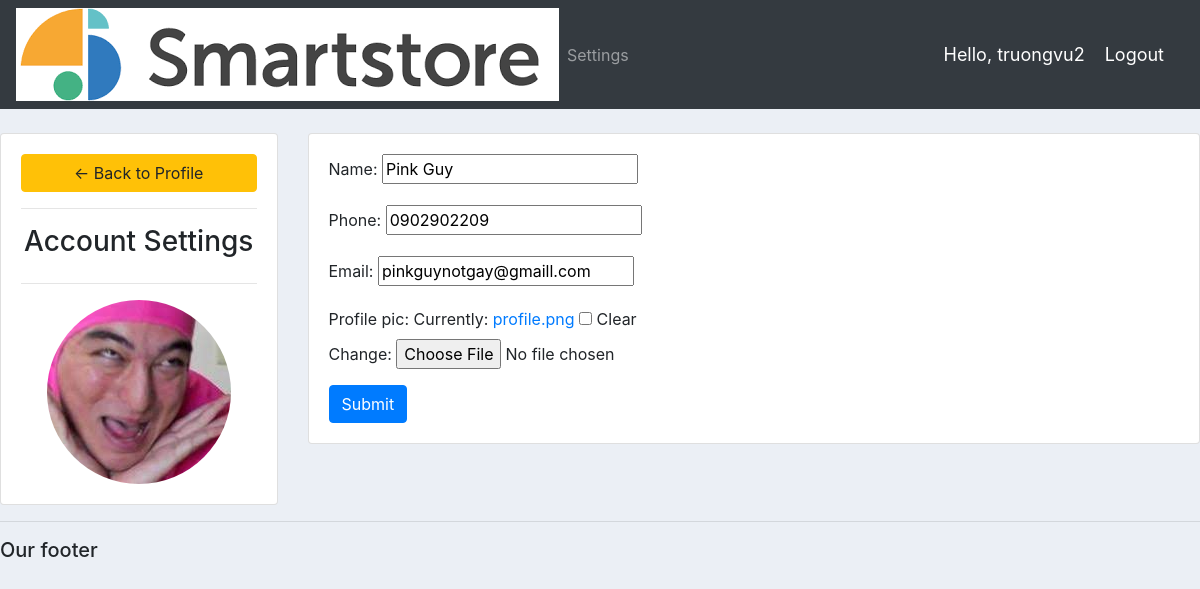
/account/ (signed in), run on the app's committed database.
### accounts/models.py (models this page shows, shortened)
class Customer(models.Model):
	user = models.OneToOneField(User, null=True, blank=True, on_delete=models.CASCADE)
	name = models.CharField(max_length=200, null=True)
	phone = models.CharField(max_length=200, null=True)
	email = models.CharField(max_length=200, null=True)
	profile_pic = models.ImageField(default="profile.png", null=True, blank=True)
	date_created = models.DateTimeField(auto_now_add=True, null=True)

### accounts/decorators.py (the view)
		def wrapper_func(request, *args, **kwargs):
			group = None
			if request.user.groups.exists():
				group = request.user.groups.all()[0].name
			if group in allowed_roles:
				return view_func(request, *args, **kwargs)
			else:
				return HttpResponse('You are not authorized to view this page')

### accounts/forms.py
class CustomerForm(ModelForm):
	class Meta:
		model = Customer
		fields = '__all__'
		exclude = ['user']

### accounts/views.py (called while the page is built)
@login_required(login_url='login')
@allowed_users(allowed_roles=['customer'])
def accountSettings(request):
    customer = request.user.customer
    form = CustomerForm(instance=customer)
    if request.method == 'POST':
        form = CustomerForm(request.POST, request.FILES,instance=customer)
        if form.is_valid():
            form.save()
    context = {'form':form}
    return render(request, 'accounts/account_settings.html', context)

### accounts/templates/accounts/account_settings.html (shortened to what this page needs)
{%  extends 'accounts/main.html' %}
{% load static %}
{% block content %}
<br>
<div class="row">
	<div class="col-md-3">
		<div class="card card-body">
			<a class="btn btn-warning" href="{% url 'home' %}"> &#8592; Back to Profile</a>
			<hr>
			<h3 style="text-align: center">Account Settings</h3>
			<hr>
			<img class="profile-pic" src="{{request.user.customer.profile_pic.url}}" >
		</div>
	</div>
	<div class="col-md-9">
		<div class="card card-body">
			<form method="POST" action="" enctype="multipart/form-data">
				{{form.as_p}}
			<input class="btn btn-primary" type="submit" name="Update Information">
			</form>
		</div>
	</div>
</div>
{% endblock %}

### accounts/templates/accounts/navbar.html (shortened to what this page needs)
{% load static %}
<nav class="navbar navbar-expand-lg navbar-dark bg-dark">
 <img src="{% static 'images/download.png' %}">
  <div class="collapse navbar-collapse" id="navbarNav">
    <ul class="navbar-nav">
      {% if request.user.is_staff %}
      <li class="nav-item active">
        <a class="nav-link" href="{% url 'home' %}">Dashboard</a>
      </li>
      <li class="nav-item">
        <a class="nav-link" href="{% url 'products' %}">Products</a>
      </li>
      {% else %}
       <li class="nav-item">
        <a class="nav-link" href="{% url 'account' %}">Settings</a>
      </li>
      {% endif %}
    </ul>
  </div>
  <span class="hello-msg">Hello, {{request.user}}</span>
  <span ><a  class="hello-msg" href="{% url 'logout' %}">Logout</a></span>
</nav>

### static/css/main.css (style rules this page uses)
body { background-color: #ebeff5; }

### accounts/templates/accounts/navbar.html (style rules this page uses)
.hello-msg { font-size: 18px; color: #fff; margin-right: 20px; }

### accounts/templates/accounts/account_settings.html (style rules this page uses)
.profile-pic { max-width: 200px; max-height:200px; margin: 0 auto; border-radius: 50%; }

### data on the page
Customer: name "Pink Guy", phone "0902902209", email "pinkguynotgay@gmaill.com"

### other printed values
{{ request.user }} "truongvu2"
